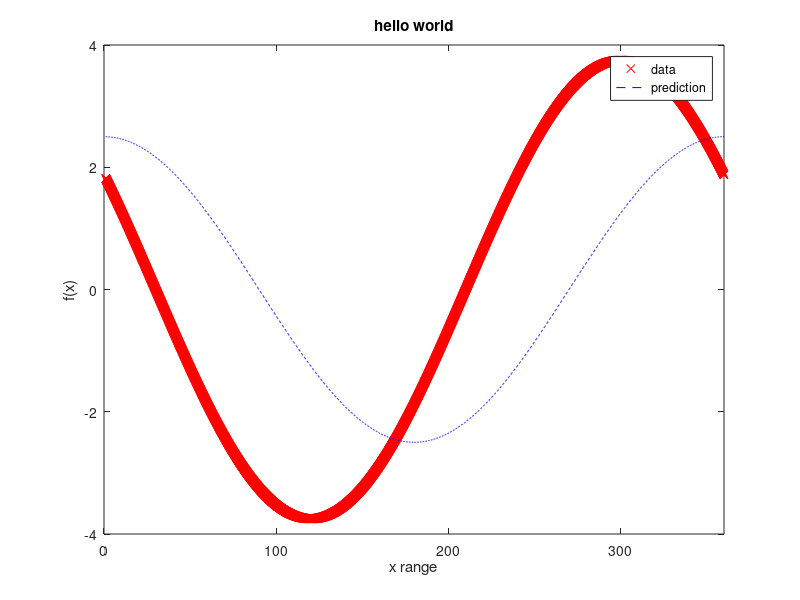

MATLAB code to generate this figure:
% test hello world

a=2.5;
x=1:0.1:360;
prediction = a*cos(x*pi/180);

data = 1.5*a*cos(x*pi/180+pi/3);

plot(x, data, 'rx')
hold on 
plot(x,prediction, 'b--')
xlim([0, 360])

title('hello world')
xlabel('x range')
ylabel('f(x)')
legend({'data', 'prediction'})